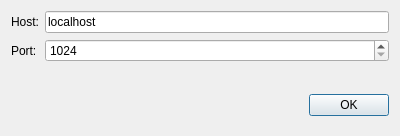
<?xml version="1.0" encoding="UTF-8"?>
<ui version="4.0">
 <class>ServerDialog</class>
 <widget class="QDialog" name="ServerDialog">
  <property name="geometry">
   <rect>
    <x>0</x>
    <y>0</y>
    <width>400</width>
    <height>136</height>
   </rect>
  </property>
  <property name="windowTitle">
   <string>Enter Server Name</string>
  </property>
  <layout class="QFormLayout" name="formLayout">
   <item row="0" column="0">
    <widget class="QLabel" name="label">
     <property name="text">
      <string>Host:</string>
     </property>
    </widget>
   </item>
   <item row="0" column="1">
    <widget class="QLineEdit" name="host">
     <property name="text">
      <string>localhost</string>
     </property>
     <property name="placeholderText">
      <string>Enter host</string>
     </property>
    </widget>
   </item>
   <item row="1" column="0">
    <widget class="QLabel" name="label_2">
     <property name="text">
      <string>Port:</string>
     </property>
    </widget>
   </item>
   <item row="1" column="1">
    <widget class="QSpinBox" name="port">
     <property name="minimum">
      <number>1024</number>
     </property>
     <property name="maximum">
      <number>65535</number>
     </property>
    </widget>
   </item>
   <item row="3" column="0" colspan="2">
    <widget class="QDialogButtonBox" name="buttonBox">
     <property name="orientation">
      <enum>Qt::Horizontal</enum>
     </property>
     <property name="standardButtons">
      <set>QDialogButtonBox::Ok</set>
     </property>
    </widget>
   </item>
   <item row="2" column="0" colspan="2">
    <spacer name="horizontalSpacer">
     <property name="orientation">
      <enum>Qt::Horizontal</enum>
     </property>
     <property name="sizeHint" stdset="0">
      <size>
       <width>40</width>
       <height>20</height>
      </size>
     </property>
    </spacer>
   </item>
  </layout>
 </widget>
 <resources/>
 <connections>
  <connection>
   <sender>buttonBox</sender>
   <signal>accepted()</signal>
   <receiver>ServerDialog</receiver>
   <slot>accept()</slot>
   <hints>
    <hint type="sourcelabel">
     <x>248</x>
     <y>254</y>
    </hint>
    <hint type="destinationlabel">
     <x>157</x>
     <y>274</y>
    </hint>
   </hints>
  </connection>
  <connection>
   <sender>buttonBox</sender>
   <signal>rejected()</signal>
   <receiver>ServerDialog</receiver>
   <slot>reject()</slot>
   <hints>
    <hint type="sourcelabel">
     <x>316</x>
     <y>260</y>
    </hint>
    <hint type="destinationlabel">
     <x>286</x>
     <y>274</y>
    </hint>
   </hints>
  </connection>
 </connections>
</ui>
